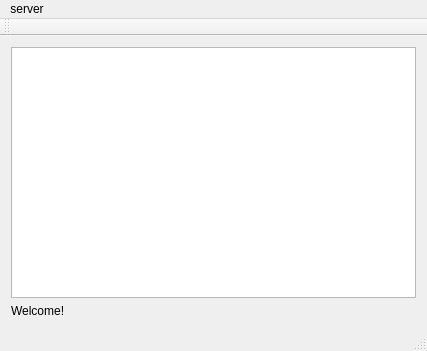
<?xml version="1.0" encoding="UTF-8"?>
<ui version="4.0">
 <class>MainWindow</class>
 <widget class="QMainWindow" name="MainWindow">
  <property name="geometry">
   <rect>
    <x>0</x>
    <y>0</y>
    <width>427</width>
    <height>351</height>
   </rect>
  </property>
  <property name="windowTitle">
   <string>MainWindow</string>
  </property>
  <widget class="QWidget" name="centralWidget">
   <layout class="QVBoxLayout" name="verticalLayout">
    <item>
     <widget class="QTableView" name="tableView"/>
    </item>
    <item>
     <widget class="QLabel" name="label">
      <property name="text">
       <string>Welcome!</string>
      </property>
     </widget>
    </item>
   </layout>
  </widget>
  <widget class="QMenuBar" name="menuBar">
   <property name="geometry">
    <rect>
     <x>0</x>
     <y>0</y>
     <width>427</width>
     <height>28</height>
    </rect>
   </property>
   <widget class="QMenu" name="menuserver">
    <property name="title">
     <string>server</string>
    </property>
   </widget>
   <addaction name="menuserver"/>
  </widget>
  <widget class="QToolBar" name="mainToolBar">
   <attribute name="toolBarArea">
    <enum>TopToolBarArea</enum>
   </attribute>
   <attribute name="toolBarBreak">
    <bool>false</bool>
   </attribute>
  </widget>
  <widget class="QStatusBar" name="statusBar"/>
 </widget>
 <layoutdefault spacing="6" margin="11"/>
 <resources/>
 <connections/>
</ui>
